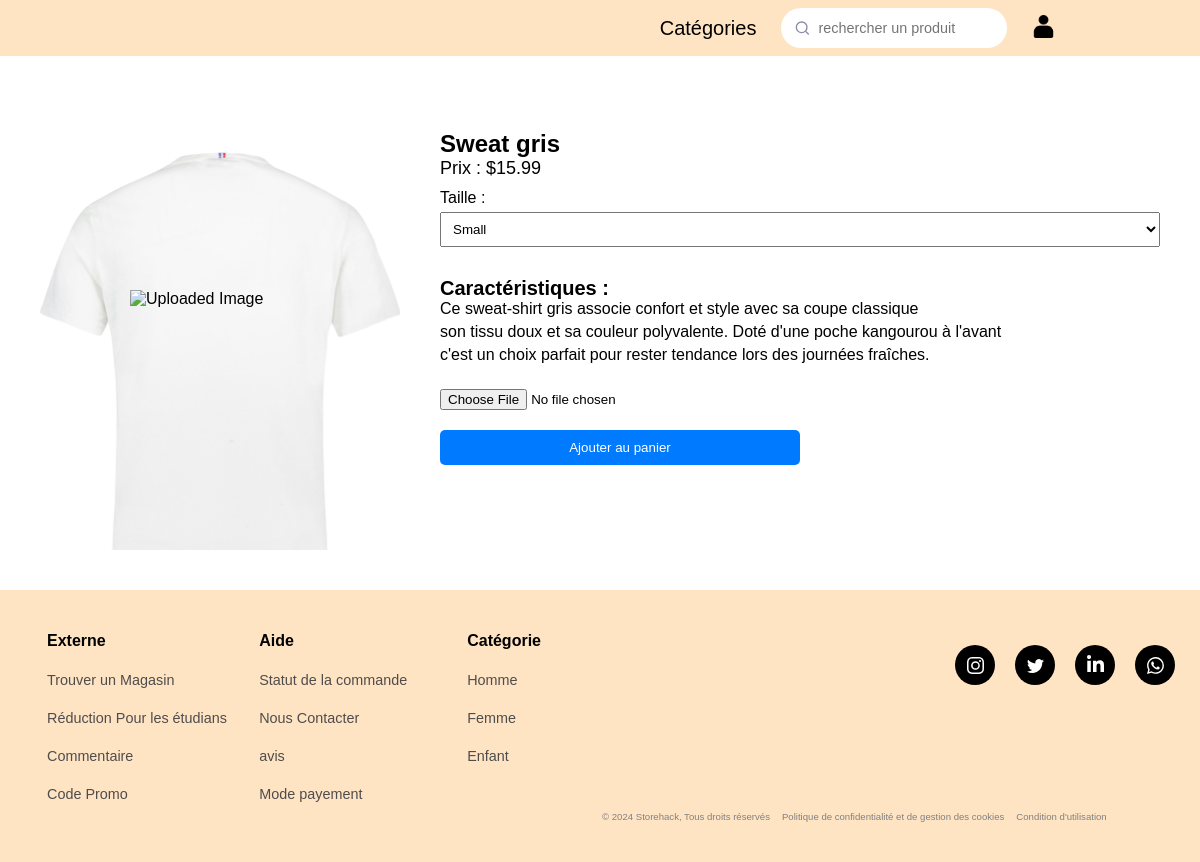
The page /personnaliser.php?id=1 on the database as committed earlier.
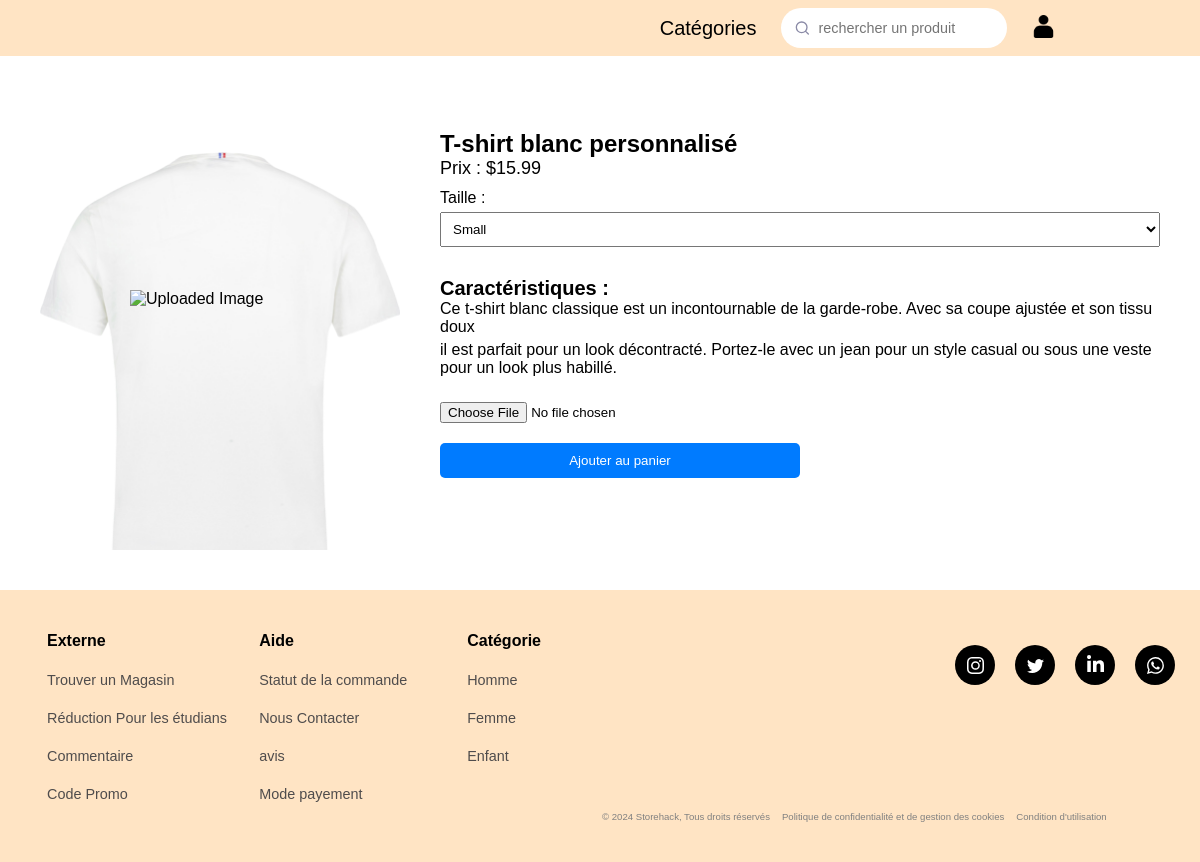
The same page on the database as committed later.
### tables this page shows
CREATE TABLE Produit (
    ID_produit INT AUTO_INCREMENT PRIMARY KEY,
    Nom VARCHAR(255),
    Description TEXT,
    Prix DECIMAL(10, 2),
    Promotion VARCHAR(3),
    Sexe VARCHAR(255),
    
    nb_image INT,
    Mail VARCHAR(50),
    FOREIGN KEY (Mail) REFERENCES Utilisateur(Mail)
);

### personnaliser.php (the view, shortened to what this page needs)
<!DOCTYPE html>
<html lang="en">
<head>
    <link rel="stylesheet" href="css/description.css">
    <link rel="stylesheet" href="css/nav-bar.css">
    <link rel="stylesheet" href="css/t-shirt.css">
</head>
<body>
<?php
include "includes/header.php"
?>
<?php
include('php/login.php');
if(isset($_GET['id'])) {
    $id_produit = $_GET['id'];
    $query = "SELECT * FROM Produit WHERE ID_produit = :id_produit";
    $stmt = $pdo->prepare($query);
    $stmt->bindParam(':id_produit', $id_produit, PDO::PARAM_INT);
    $stmt->execute();
    $produit = $stmt->fetch(PDO::FETCH_ASSOC);
    if($produit) {
        $nom_produit = $produit['Nom'];
        $prix_produit = $produit['Prix'];
        $caracteristiques = explode(',', $produit['Description']);
    } else {
        header('Location: erreur.php');
        exit();
    }
} else {
    header('Location: erreur.php');
    exit();
}
?>
<main class="product-main">
    <div class="product-image2">
        <img class="taille-img" id="uploadedImage" src="#" alt="Uploaded Image">
    </div>
    <div class="product-details">
        <h1><?php echo $nom_produit; ?></h1>
        <p>Prix : $<?php echo $prix_produit; ?></p>
        <label for="size">Taille :</label>
        <select id="size">
            <option value="small">Small</option>
        </select>
        <h2>Caractéristiques :</h2>
        <ul>
            <?php foreach($caracteristiques as $caracteristique) : ?>
                <li><?php echo $caracteristique; ?></li>
            <?php endforeach; ?>
        </ul>
        <input type="file" id="fileInput" accept="image/*">
        <button>Ajouter au panier</button>
    </div>
</main>
<?php
include "includes/footer.php"
?>
</body>
</html>

### includes/header.php (shortened to what this page needs)
<header>
    <nav class="navbar">
        <div class="nav-links">
            <ul class="standard-ul ma-liste">
                <li class="deroulant nav-li marge-li"><a href="#" id="cat">Catégories</a>
                </li>
                <li class="form">
                    <button id="submitButton">
                        <svg width="17" height="16" fill="none" xmlns="http://www.w3.org/2000/svg" role="img" aria-labelledby="search">
                            <path d="M7.667 12.667A5.333 5.333 0 107.667 2a5.333 5.333 0 000 10.667zM14.334 14l-2.9-2.9" stroke="currentColor" stroke-width="1.333" stroke-linecap="round" stroke-linejoin="round"></path>
                        </svg>
                    </button>
                    <input class="input" id="textInput" placeholder="rechercher un produit" required="" type="text">
                </li>
                <?php if (isset($_SESSION['Mail']))
                {
                    if ($_SESSION['Type_utilisateur'] === "admin")
                    {
                        echo "
                        <li class=\"nav-li marge-li \"><a href=\"panier.php\"><img class='icone' src=\"assets/icon/panier.png\" id=\"panier\" alt=\"\"></a></li>
                        <li class=\"nav-li marge-li \"><a href=\"article_en_vente.php\"><img class='icone' src=\"assets/icon/coeur.png\" id=\"coeur\" alt=\"\"></a></li>
                        <li class=\"nav-li marge-li \"><a href=\"admin.php\"><img class='icone' src=\"assets/icon/user.png\" id=\"user\" alt=\"\"></a></li>
                        <li class=\"nav-li marge-li \"><a href=\"php/logout.php\"><img class='icone' src=\"assets/icon/logout.png\" id=\"user\" alt=\"\"></a></li>
                        "
                    ;}
                    elseif ($_SESSION['Type_utilisateur'] === "client")
                    {
                        echo "
                        <li class=\"nav-li marge-li \"><a href=\"panier.php\"><img class='icone' src=\"assets/icon/panier.png\" id=\"panier\" alt=\"\"></a></li>
                        <li class=\"nav-li marge-li \"><a href=\"utilisateur.php\"><img class='icone' src=\"assets/icon/user.png\" id=\"user\" alt=\"\"></a></li>
                        <li class=\"nav-li marge-li \"><a href=\"php/logout.php\"><img class='icone' src=\"assets/icon/logout.png\" id=\"user\" alt=\"\"></a></li>
                        "
                    ;}
                }
                else echo "
                <li class=\"nav-li marge-li \"><a href=\"connexion.php\"><img class='icone' src=\"assets/icon/user.png\" id=\"user\" alt=\"\"></a></li>
                ";?>
            </ul>
        </div>
    </nav>
</header>

### includes/footer.php (shortened to what this page needs)
<footer>
    <div class="footer-container">
        <div class="category">
            <div class="social">
                <div class="card">
                    <a class="socialContainer containerOne" href="#">
                    </a>
                    <a class="socialContainer containerTwo" href="#">
                        </a>
                    <a class="socialContainer containerThree" href="#">
                    </a>
                    <a class="socialContainer containerFour" href="#">
                    </a>
                </div>
            </div>
            <table class="flooter">
                <tr>
                    <td class="aled tdpournavbarre"><p style="font-size: 1rem;     font-weight: bold;" >Externe</p></td>
                    <td class="aled tdpournavbarre"><p style="font-size: 1rem;     font-weight: bold; ">Aide</p></td>
                    <td class="aled tdpournavbarre"><p style="font-size: 1rem;     font-weight: bold; ">Catégorie</p></td>
                </tr>
                <tr>
                    <td class="aled tdpournavbarre"><a class="liensfooter" href=" ">Trouver un Magasin</a></td>
                    <td class="aled tdpournavbarre"><a class="liensfooter" href=" ">Statut de la commande</a></td>
                    <td class="aled tdpournavbarre"><a class="liensfooter" href="recherche.php?mot_recherche=<?= urlencode('homme unisex') ?>">Homme</a></td>
                </tr>
                <tr>
                    <td class="aled tdpournavbarre"><a class="liensfooter" href=" ">Réduction Pour les étudians</a></td>
                    <td class="aled tdpournavbarre"><a class="liensfooter" href=" ">Nous Contacter</a></td>
                    <td class="aled tdpournavbarre"><a class="liensfooter" href="recherche.php?mot_recherche=<?= urlencode('femme unisex') ?>">Femme</a></td>
                </tr>
                <tr>
                    <td class="aled tdpournavbarre"><a class="liensfooter" href=" ">Commentaire</a></td>
                    <td class="aled tdpournavbarre"><a class="liensfooter" href=" ">avis</a></td>
                    <td class="aled tdpournavbarre"><a class="liensfooter" href="recherche.php?mot_recherche=<?= urlencode('enfant') ?>">Enfant</a></td>
                </tr>
                <tr>
                    <td class="aled tdpournavbarre"><a class="liensfooter" href=" ">Code Promo</a></td>
                    <td class="aled tdpournavbarre"><a class="liensfooter" href=" ">Mode payement</a></td>
                    <td>
                        <div class="crédit">
                            <table>
                                <tr>
                                    <td class="tdpournavbarre"><a class="crédit_texte ">© 2024 Storehack,  Tous droits réservés</a></td>
                                    <td class="tdpournavbarre"><a class="crédit_texte " href="">Politique de confidentialité et de gestion des cookies</a></td>
                                    <td class="tdpournavbarre"><a class="crédit_texte " href="">Condition d'utilisation</a></td>
                                </tr>
                            </table>
                        </div>
                    </td>
                </tr>
            </table>
            <br>
        </div>
    </div>
</footer>

### css/description.css (style rules this page uses)
.product-main { display: flex; }
.product-image2 { width: 45vh; height: 50vh; background-image: url('../assets/t-shirt.png'); background-size: cover; position: relative; margin: 20px; }
.taille-img { min-width: 50%; min-height: 30%; max-width: 80%; max-height: 80%; position: absolute; top: 50%; left: 50%; }
.product-details { flex: 1; padding: 0 20px; }
.product-details h1 { font-size: 24px; margin-top: 0; }
.product-details p { font-size: 18px; }
.product-details label { display: block; margin-top: 10px; }
.product-details select { width: 100%; padding: 8px; margin-top: 5px; margin-bottom: 15px; }
.product-details h2 { font-size: 20px; margin-top: 15px; }
.product-details ul { list-style-type: none; padding: 0; }
.product-details li { margin-bottom: 5px; }
.product-details button { display: block; width: 30vw; padding: 10px; background-color: #007bff; color: #fff; border: none; border-radius: 5px; cursor: pointer; margin-top: 20px; }
main { max-width: 100%; margin-top: 50px; padding: 20px; }

### css/nav-bar.css (style rules this page uses)
* { margin: 0; padding: 0; text-decoration: none; list-style: none; }
html { scrollbar-width: none; overflow-x: hidden; }
body { font-family: 'Poppins', sans-serif; }
header { height: 7.5vh; width: 100%; background-color: white; background-size: cover; }
.navbar { position: fixed; padding: 1vh 10vw; display: flex block; background-color: bisque; justify-content: space-between; align-items: center; width: 100%; box-sizing: border-box; z-index: 999; transition: padding 0.3s; }
.navbar a { color: black; }
.icone { width: 23px; height: 23px; }
.navbar .nav-links .standard-ul { display: flex; }
.navbar .nav-links ul .marge-li { margin: 0 25px; }
.deroulant { font-size: 20px; }
.nav-li { display: flex; align-items: center; }
footer { background-color: bisque; color: black; padding: 30px; text-align: center; position: relative; left: 0; bottom: 0; }
.crédit { position: absolute; width: 50vw; right: 0; }
.crédit_texte { font-size: 0.6rem; text-decoration: none; color: gray; margin-right: 10px; }
.flooter { padding-left: 0%; width: 90%; }
.tdpournavbarre { padding: 10px 0; text-align: left; }
.aled { font-size: 0.9rem; padding-left: 15px; width: 50% !important; }
.category { width: 50%; }
.form button { border: none; background: none; color: #8b8ba7; }
.form { --timing: 0.3s; --width-of-input: 200px; --height-of-input: 40px; --border-height: 2px; --input-bg: #fff; --border-color: black; --border-radius: 30px; --after-border-radius: 1px; position: relative; width: var(--width-of-input); height: var(--height-of-input); display: flex; align-items: center; padding-inline: 0.8em; border-radius: var(--border-radius); transition: border-radius 0.5s ease; background: var(--input-bg,#fff); }
.input { font-size: 0.9rem; background-color: transparent; width: 100%; height: 100%; padding-inline: 0.5em; padding-block: 0.7em; border: none; }
.form:before { content: ""; position: absolute; background: var(--border-color); transform: scaleX(0); transform-origin: center; width: 100%; height: var(--border-height); left: 0; bottom: 0; border-radius: 1px; transition: transform var(--timing) ease; }
.form svg { width: 17px; margin-top: 3px; }
.social { position: absolute; right: 0; }
.card { width: fit-content; height: fit-content; display: flex; align-items: center; justify-content: center; padding: 25px 25px; gap: 20px; }
.socialContainer { width: 40px; height: 40px; border-radius: 50%; background-color: rgb(0, 0, 0); display: flex; align-items: center; justify-content: center; overflow: hidden; transition-duration: .3s; }
.socialSvg { width: 17px; }
.liensfooter { text-decoration: none; color: rgb(79, 76, 76); }
.footer-container { display: flex; width: 100%; }

### css/t-shirt.css (style rules this page uses)
body { font-family: Arial, sans-serif; }
#uploadedImage { max-width: 15vw; max-height: 40vh; position: absolute; top: 50%; left: 50%; transform: translate(-50%, -50%); }
#fileInput { margin-top: 20px; }

Rows that differ between the two databases and show on the page:
changed produit: Nom "Sweat gris" → "T-shirt blanc personnalisé"
Other text that changed with them:
new list line: "Ce t-shirt blanc classique est un incontournable de la garde-robe. Avec sa coupe ajustée et son tissu doux"
new list line: "il est parfait pour un look décontracté. Portez-le avec un jean pour un style casual ou sous une veste pour un look plus habillé."
list line gone: "Ce sweat-shirt gris associe confort et style avec sa coupe classique"
list line gone: "son tissu doux et sa couleur polyvalente. Doté d'une poche kangourou à l'avant"
list line gone: "c'est un choix parfait pour rester tendance lors des journées fraîches."
